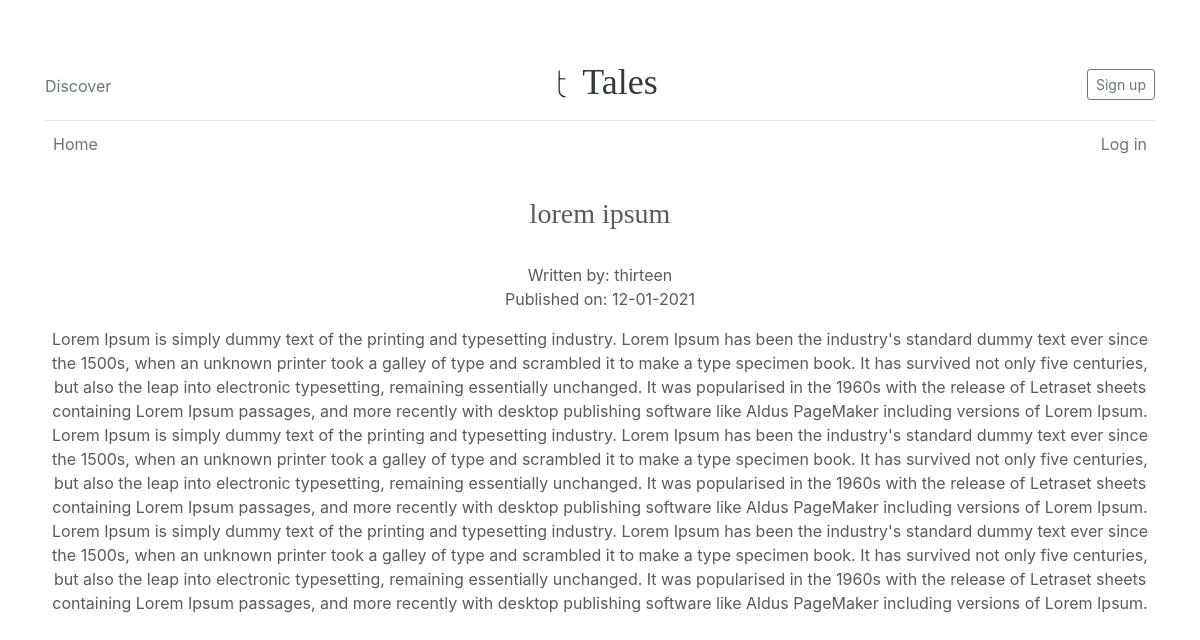
Screenshot of /9 with the database file from the repository.
### talesBlogging/models.py (models this page shows, shortened)
class BlogPost(db.Model):
    users = db.relationship(User)
    id = db.Column(db.Integer, primary_key=True)
    userId = db.Column(db.Integer, db.ForeignKey("users.id")) #"users.id" refers to primary key "id" in "users"
    date = db.Column(db.DateTime, nullable=False, default=datetime.utcnow)
    title = db.Column(db.String(140), nullable=False)
    text = db.Column(db.Text, nullable=False)

class User(db.Model, UserMixin):
    __tablename__ = "users"
    id = db.Column(db.Integer, primary_key=True)
    profileImage = db.Column(db.String(64), nullable=False, default="defaultProfile.png")
    email = db.Column(db.String(64), unique=True, index=True)
    username = db.Column(db.String(64), unique=True, index=True)
    passwordHash = db.Column(db.String(128))
    posts = db.relationship("BlogPost", backref="author", lazy=True)

### talesBlogging/users/views.py (the view)
@users.route("/<username>")
def userPosts(username):
    page = request.args.get("page", 1, type=int) #cycle through posts through pages
    user = User.query.filter_by(username=username).first_or_404() #Grab the user or if there is no user then grab the 404
    blogPosts = BlogPost.query.filter_by(author=user).order_by(BlogPost.date.desc()).paginate(page=page, per_page=5)
    return render_template("userBlogPosts.html", blogPosts=blogPosts, user=user)

### talesBlogging/blogs/views.py (called while the page is built)
@blogPosts.route("/<int:blogPostId>")
def blogPost(blogPostId):
    blogPost = BlogPost.query.get_or_404(blogPostId)
    return render_template("blogPost.html", title=blogPost.title, date=blogPost.date, post=blogPost)

### talesBlogging/templates/blogPost.html (shortened to what this page needs)
{% extends "base.html" %}
{% block content %}
<div class="container">
  <br>
  <div align="center">
    <h3>{{post.title}}</h3><br>
    <p>Written by: {{post.author.username}}<br>
       Published on: {{post.date.strftime("%d-%m-%Y")}}</p>
    <p>{{post.text}}</p><br>
  </div>
</div>
{% endblock %}

### talesBlogging/static/blog.css (style rules this page uses)
h1, h2, h3, h4, h5, h6 { font-family: "Playfair Display", Georgia, "Times New Roman", serif; }

### talesBlogging/static/carousel.css (style rules this page uses)
body { padding-top: 3rem; padding-bottom: 3rem; color: #5a5a5a; }

### rows the page displays
BlogPost: title "lorem ipsum", date "12-01-2021", text "Lorem Ipsum is simply dummy text of the printing and typesetting industry. Lorem Ipsum has been the industry's standard dummy text ever since the 1500s, when an unknown printer took a galley of type and scrambled it to make a type specimen book. It has survived not only five centuries, but also the leap into electronic typesetting, remaining essentially unchanged. It was popularised in the 1960s with the release of Letraset sheets containing Lorem Ipsum passages, and more recently with desktop publishing software like Aldus PageMaker including versions of Lorem Ipsum. Lorem Ipsum is simply dummy text of the printing and typesetting industry. Lorem Ipsum has been the industry's standard…"
User: author.username "thirteen"
